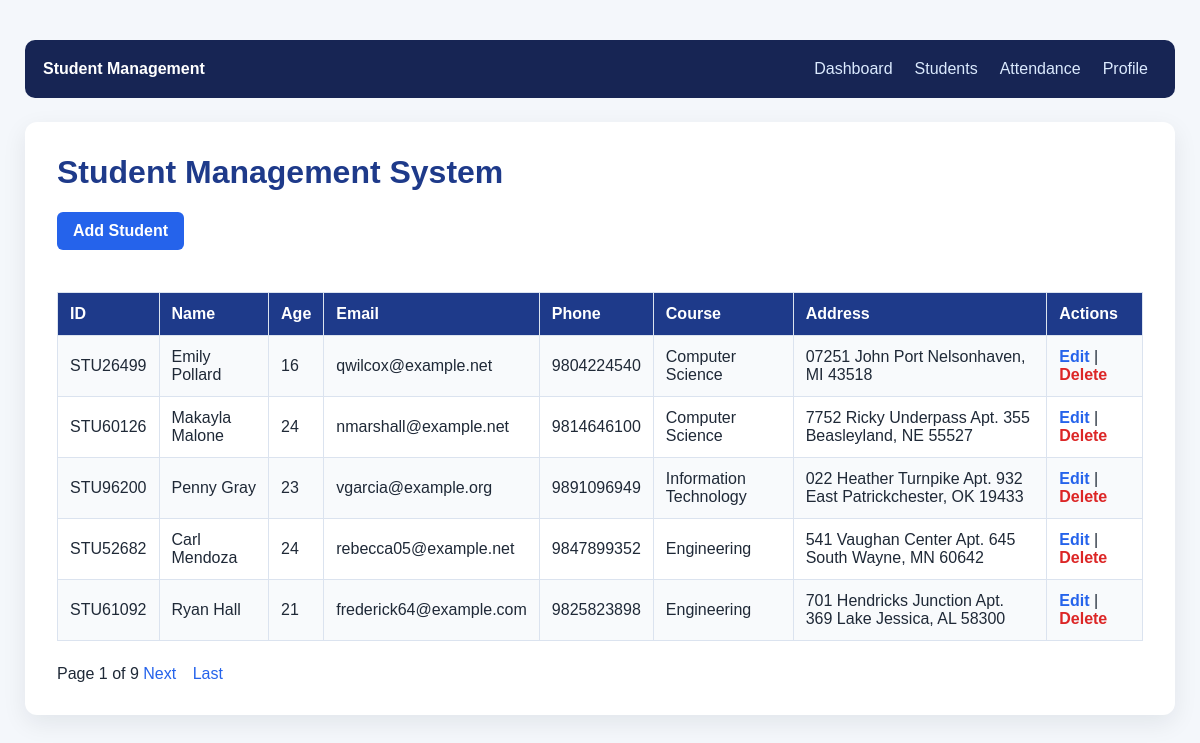
The app's page /students/ (signed in) with its own data.
### students/models.py (models this page shows, shortened)
class Student(models.Model):
    student_id = models.CharField(max_length=20, unique=True)
    name = models.CharField(max_length=100)
    age = models.IntegerField()
    email = models.EmailField()
    phone = models.CharField(max_length=15)
    course = models.CharField(max_length=100)
    address = models.TextField()

### students/views.py (the view)
# urls.py: path('', StudentListView.as_view(), name='student_list'),
class StudentListView(LoginRequiredMixin, ListView):
    model = Student
    template_name = "students/student_list.html"
    context_object_name = "students"
    paginate_by = 5

### students/templates/students/student_list.html (shortened to what this page needs)
<!DOCTYPE html>
<html>
<head>
</head>
<body>
<header class="topbar">
    <a class="brand" href="{% url 'dashboard' %}">Student Management</a>
    <nav aria-label="Main navigation"><a href="{% url 'dashboard' %}">Dashboard</a><a href="{% url 'student_list' %}">Students</a><a href="{% url 'attendance_list' %}">Attendance</a><a href="{% url 'profile' %}">Profile</a></nav>
</header>
<main class="container">
    <h1>Student Management System</h1>
    <a class="button" href="{% url 'student_add' %}">
        Add Student
    </a>
    <br><br>
    {% if students %}
    <table border="1" cellpadding="10">
        <tr>
            <th>ID</th>
            <th>Name</th>
            <th>Age</th>
            <th>Email</th>
            <th>Phone</th>
            <th>Course</th>
            <th>Address</th>
            <th>Actions</th>
        </tr>
        {% for student in students %}
        <tr>
            <td>{{ student.student_id }}</td>
            <td>{{ student.name }}</td>
            <td>{{ student.age }}</td>
            <td>{{ student.email }}</td>
            <td>{{ student.phone }}</td>
            <td>{{ student.course }}</td>
            <td>{{ student.address }}</td>
            <td>
                <a href="{% url 'student_edit' student.pk %}">
                    Edit
                </a>
                |
                <a href="{% url 'student_delete' student.pk %}">
                    Delete
                </a>
            </td>
        </tr>
        {% endfor %}
    </table>
    {% else %}
        <p>No students found.</p>
    {% endif %}
    <div class="pagination">
    {% if is_paginated %}
        Page {{ page_obj.number }} of {{ page_obj.paginator.num_pages }}
        {% if page_obj.has_next %}
            <a href="?page={{ page_obj.next_page_number }}">
                Next
            </a>
            <a href="?page={{ page_obj.paginator.num_pages }}">
                Last
            </a>
        {% endif %}
    {% endif %}
    </div>
</main>
</body>
</html>

### students/templates/students/student_list.html (style rules this page uses)
* { box-sizing: border-box; }
body { margin: 0; padding: 40px 20px; background: #f4f7fb; color: #1f2937; font-family: Arial, sans-serif; }
.container { max-width: 1150px; margin: auto; background: #fff; padding: 32px; border-radius: 12px; box-shadow: 0 8px 24px rgba(15, 23, 42, .08); }
h1 { margin-top: 0; color: #1e3a8a; }
.topbar { display: flex; align-items: center; justify-content: space-between; gap: 16px; max-width: 1150px; margin: 0 auto 24px; padding: 14px 18px; border-radius: 10px; background: #172554; }
.topbar a { padding: 6px 9px; color: #dbeafe; text-decoration: none; }
.topbar .brand { padding: 0; color: #fff; font-weight: bold; }
.topbar nav { display: flex; flex-wrap: wrap; gap: 4px; }
.button { display: inline-block; margin: 0 0 24px; padding: 10px 16px; border-radius: 6px; background: #2563eb; color: #fff; text-decoration: none; font-weight: bold; }
table { width: 100%; border-collapse: collapse; }
th { background: #1e3a8a; color: #fff; text-align: left; }
th, td { padding: 12px; border: 1px solid #dbe3ef; }
tr:nth-child(even) { background: #f8fafc; }
td a { color: #2563eb; text-decoration: none; font-weight: bold; }
td a:last-child { color: #dc2626; }
.pagination { margin-top: 24px; }
.pagination a { margin-right: 12px; color: #2563eb; text-decoration: none; }

### records on screen
Student: student_id "STU26499", name "Emily Pollard", age "16", email "qwilcox@example.net", phone "9804224540", course "Computer Science", address "07251 John Port Nelsonhaven, MI 43518"
Student: student_id "STU60126", name "Makayla Malone", age "24", email "nmarshall@example.net", phone "9814646100", course "Computer Science", address "7752 Ricky Underpass Apt. 355 Beasleyland, NE 55527"
Student: student_id "STU96200", name "Penny Gray", age "23", email "vgarcia@example.org", phone "9891096949", course "Information Technology", address "022 Heather Turnpike Apt. 932 East Patrickchester, OK 19433"
Student: student_id "STU52682", name "Carl Mendoza", age "24", email "rebecca05@example.net", phone "9847899352", course "Engineering", address "541 Vaughan Center Apt. 645 South Wayne, MN 60642"
Student: student_id "STU61092", name "Ryan Hall", age "21", email "frederick64@example.com", phone "9825823898", course "Engineering", address "701 Hendricks Junction Apt. 369 Lake Jessica, AL 58300"

### other values on screen
{{ page_obj.number }} "1"
{{ page_obj.paginator.num_pages }} "9"
